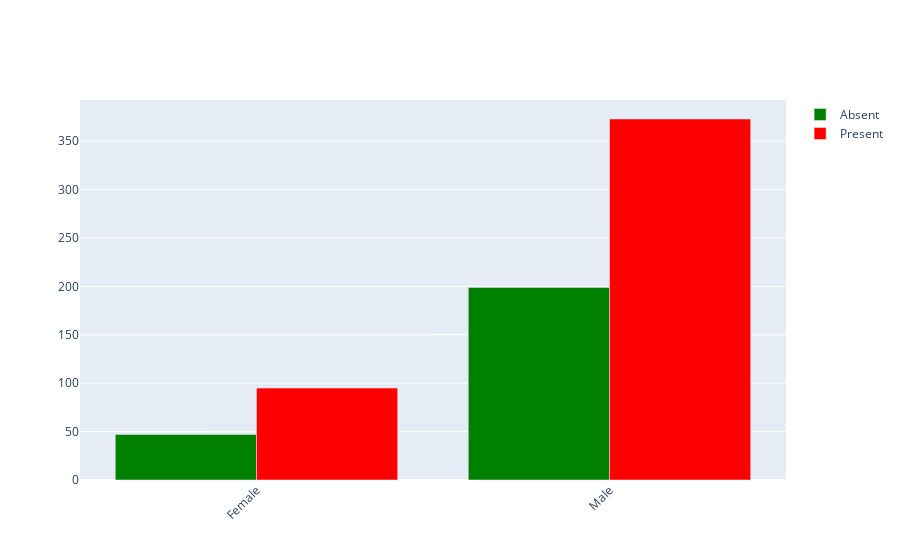

Write notebook code for a chart like this one.
### Code cell
barplot(Gender_Category,Gender_Group)

### Figure 1 — Plotly figure (JSON) as saved in the notebook; plotly's stock layout.template omitted (floating-point values rounded to 4 significant figures)
{"data": [{"marker": {"color": "green"}, "name": "Absent", "type": "bar", "x": ["Female", "Male"], "y": [47, 199]}, {"marker": {"color": "red"}, "name": "Present", "type": "bar", "x": ["Female", "Male"], "y": [95, 373]}], "layout": {"barmode": "group", "xaxis": {"tickangle": -45}}}
